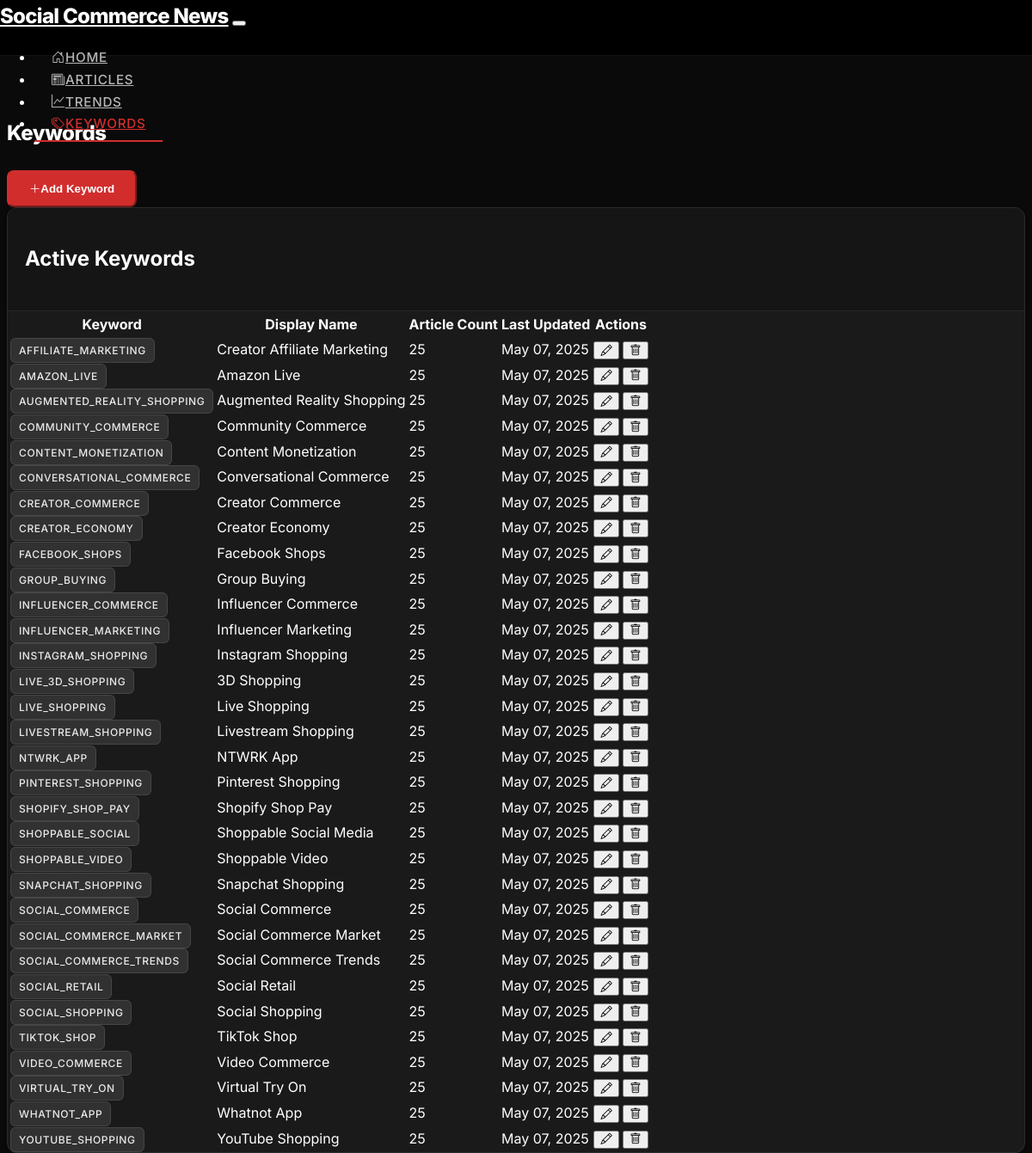
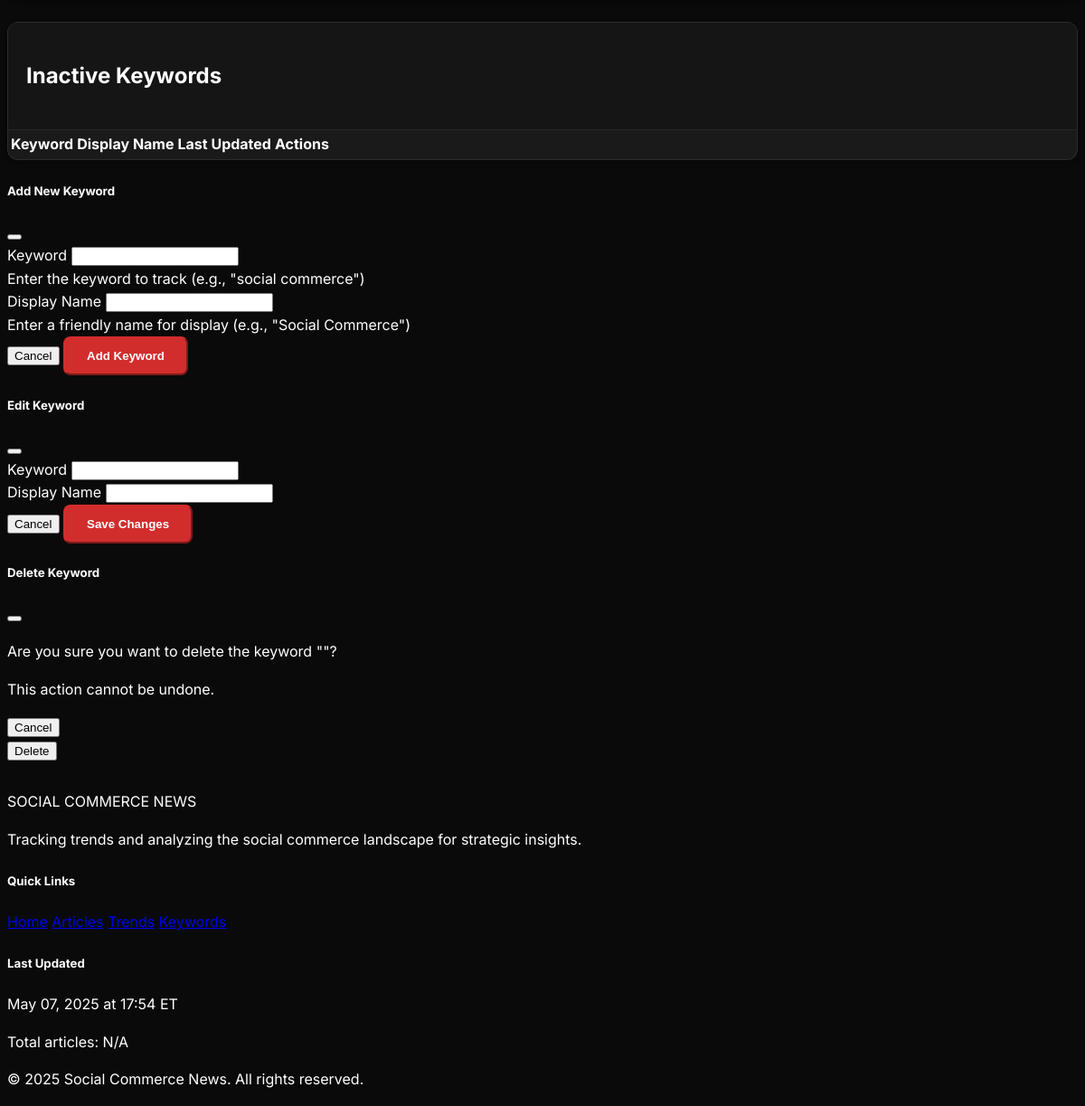
Screenshot of /keywords with the database file from the repository (2 pictures, top to bottom).
### models.py (models this page shows, shortened)
class Keyword(db.Model):
    id = db.Column(db.Integer, primary_key=True)
    name = db.Column(db.String(100), nullable=False)
    display_name = db.Column(db.String(100), nullable=False)
    active = db.Column(db.Boolean, default=True)
    created_at = db.Column(db.DateTime, default=datetime.utcnow)
    updated_at = db.Column(db.DateTime, default=datetime.utcnow, onupdate=datetime.utcnow)
    articles = db.relationship('Article', secondary='article_keyword', backref='keywords', lazy=True)

### main.py (the view)
@app.route('/keywords')
def manage_keywords():
    keywords = Keyword.query.order_by(Keyword.name).all()
    active_keywords = []
    inactive_keywords = []
    for k in keywords:
        article_count = len(k.articles)
        last_updated = k.updated_at if hasattr(k, 'updated_at') else None
        keyword_info = {
            'id': k.id,
            'name': k.name,
            'display_name': k.display_name,
            'article_count': article_count,
            'last_updated': last_updated
        }
        if k.active:
            active_keywords.append(keyword_info)
        else:
            inactive_keywords.append(keyword_info)
    now_utc = datetime.datetime.now()
    now_et = now_utc - timedelta(hours=4)  # Convert to Eastern Time
    return render_template(
        'keywords.html',
        active_keywords=active_keywords,
        inactive_keywords=inactive_keywords,
        now=now_utc,
        now_et=now_et
    )

### templates/keywords.html (shortened to what this page needs)
{% extends "base.html" %}
{% block content %}
<div class="container">
    <div class="d-flex justify-content-between align-items-center mb-4">
        <h1 class="section-heading mb-0">Keywords</h1>
        <div class="d-flex gap-2">
            <button type="button" class="btn btn-verge" data-bs-toggle="modal" data-bs-target="#addKeywordModal">
                <i class="bi bi-plus-lg me-2"></i>Add Keyword
            </button>
        </div>
    </div>
    <div class="card mb-4">
        <div class="card-header">
            <h2 class="h5 mb-0">Active Keywords</h2>
        </div>
        <div class="card-body">
            <div class="table-responsive">
                <table class="table table-hover">
                    <thead>
                        <tr>
                            <th>Keyword</th>
                            <th>Display Name</th>
                            <th>Article Count</th>
                            <th>Last Updated</th>
                            <th>Actions</th>
                        </tr>
                    </thead>
                    <tbody>
                        {% for keyword in active_keywords %}
                        <tr>
                            <td>
                                <span class="badge keyword-badge">{{ keyword.name }}</span>
                            </td>
                            <td>{{ keyword.display_name }}</td>
                            <td>{{ keyword.article_count }}</td>
                            <td>{{ keyword.last_updated.strftime('%B %d, %Y') if keyword.last_updated else 'Never' }}</td>
                            <td>
                                <div class="btn-group">
                                    <button type="button" class="btn btn-sm btn-outline-light"
                                            data-bs-toggle="modal"
                                            data-bs-target="#editKeywordModal"
                                            data-keyword-id="{{ keyword.id }}"
                                            data-keyword-name="{{ keyword.name }}"
                                            data-keyword-display="{{ keyword.display_name }}">
                                        <i class="bi bi-pencil"></i>
                                    </button>
                                    <button type="button" class="btn btn-sm btn-outline-danger"
                                            data-bs-toggle="modal"
                                            data-bs-target="#deleteKeywordModal"
                                            data-keyword-id="{{ keyword.id }}"
                                            data-keyword-name="{{ keyword.name }}">
                                        <i class="bi bi-trash"></i>
                                    </button>
                                </div>
                            </td>
                        </tr>
                        {% endfor %}
                    </tbody>
                </table>
            </div>
        </div>
    </div>
    <div class="card mb-4">
        <div class="card-header">
            <h2 class="h5 mb-0">Inactive Keywords</h2>
        </div>
        <div class="card-body">
            <div class="table-responsive">
                <table class="table table-hover">
                    <thead>
                        <tr>
                            <th>Keyword</th>
                            <th>Display Name</th>
                            <th>Last Updated</th>
                            <th>Actions</th>
                        </tr>
                    </thead>
                </table>
            </div>
        </div>
    </div>
</div>
<div class="modal fade" id="addKeywordModal" tabindex="-1">
    <div class="modal-dialog">
        <div class="modal-content">
            <div class="modal-header">
                <h5 class="modal-title">Add New Keyword</h5>
                <button type="button" class="btn-close" data-bs-dismiss="modal"></button>
            </div>
            <form action="{{ url_for('add_keyword') }}" method="POST">
                <div class="modal-body">
                    <div class="mb-3">
                        <label for="keyword" class="form-label">Keyword</label>
                        <input type="text" class="form-control" id="keyword" name="keyword" required>
                        <div class="form-text">Enter the keyword to track (e.g., "social commerce")</div>
                    </div>
                    <div class="mb-3">
                        <label for="display_name" class="form-label">Display Name</label>
                        <input type="text" class="form-control" id="display_name" name="display_name" required>
                        <div class="form-text">Enter a friendly name for display (e.g., "Social Commerce")</div>
                    </div>
                </div>
                <div class="modal-footer">
                    <button type="button" class="btn btn-outline-light" data-bs-dismiss="modal">Cancel</button>
                    <button type="submit" class="btn btn-verge">Add Keyword</button>
                </div>
            </form>
        </div>
    </div>
</div>
<div class="modal fade" id="editKeywordModal" tabindex="-1">
    <div class="modal-dialog">
        <div class="modal-content">
            <div class="modal-header">
                <h5 class="modal-title">Edit Keyword</h5>
                <button type="button" class="btn-close" data-bs-dismiss="modal"></button>
            </div>
            <form action="#" method="POST" id="editKeywordForm">
                <div class="modal-body">
                    <div class="mb-3">
                        <label for="edit_keyword" class="form-label">Keyword</label>
                        <input type="text" class="form-control" id="edit_keyword" name="keyword" required>
                    </div>
                    <div class="mb-3">
                        <label for="edit_display_name" class="form-label">Display Name</label>
                        <input type="text" class="form-control" id="edit_display_name" name="display_name" required>
                    </div>
                </div>
                <div class="modal-footer">
                    <button type="button" class="btn btn-outline-light" data-bs-dismiss="modal">Cancel</button>
                    <button type="submit" class="btn btn-verge">Save Changes</button>
                </div>
            </form>
        </div>
    </div>
</div>
<div class="modal fade" id="deleteKeywordModal" tabindex="-1">
    <div class="modal-dialog">
        <div class="modal-content">
            <div class="modal-header">
                <h5 class="modal-title">Delete Keyword</h5>
                <button type="button" class="btn-close" data-bs-dismiss="modal"></button>
            </div>
            <div class="modal-body">
                <p>Are you sure you want to delete the keyword ""?</p>
                <p class="text-danger">This action cannot be undone.</p>
            </div>
            <div class="modal-footer">
                <button type="button" class="btn btn-outline-light" data-bs-dismiss="modal">Cancel</button>
                <form action="#" method="POST" id="deleteKeywordForm" class="d-inline">
                    <button type="submit" class="btn btn-danger">Delete</button>
                </form>
            </div>
        </div>
    </div>
</div>
{% endblock %}

### templates/base.html (shortened to what this page needs)
<!DOCTYPE html>
<html lang="en" data-bs-theme="dark">
<head>
    <link rel="stylesheet" href="https://cdn.replit.com/agent/bootstrap-agent-dark-theme.min.css">
    <link rel="stylesheet" href="https://cdn.jsdelivr.net/npm/bootstrap-icons@1.11.1/font/bootstrap-icons.css">
</head>
<body>
    <nav class="navbar navbar-expand-lg navbar-verge">
        <div class="container">
            <a class="navbar-brand" href="/">Social Commerce News</a>
            <button class="navbar-toggler" type="button" data-bs-toggle="collapse" data-bs-target="#navbarNav">
            </button>
            <div class="collapse navbar-collapse" id="navbarNav">
                <ul class="navbar-nav ms-auto">
                    <li class="nav-item">
                        <a class="nav-link {% if request.endpoint == 'index' %}active{% endif %}" href="/">
                            <i class="bi bi-house-door me-1"></i>Home
                        </a>
                    </li>
                    <li class="nav-item">
                        <a class="nav-link {% if request.endpoint == 'articles_list' %}active{% endif %}" href="/articles">
                            <i class="bi bi-newspaper me-1"></i>Articles
                        </a>
                    </li>
                    <li class="nav-item">
                        <a class="nav-link {% if request.endpoint == 'trends_analysis' %}active{% endif %}" href="/trends">
                            <i class="bi bi-graph-up me-1"></i>Trends
                        </a>
                    </li>
                    <li class="nav-item">
                        <a class="nav-link {% if request.endpoint == 'manage_keywords' %}active{% endif %}" href="/keywords">
                            <i class="bi bi-tags me-1"></i>Keywords
                        </a>
                    </li>
                </ul>
            </div>
        </div>
    </nav>
    <div class="content-wrapper">
        {% block content %}{% endblock %}
    </div>
    <footer class="site-footer">
        <div class="container">
            <div class="row">
                <div class="col-md-4">
                    <div class="footer-logo">SOCIAL COMMERCE NEWS</div>
                    <p>Tracking trends and analyzing the social commerce landscape for strategic insights.</p>
                </div>
                <div class="col-md-4">
                    <h5>Quick Links</h5>
                    <div class="footer-links">
                        <a href="/">Home</a>
                        <a href="/articles">Articles</a>
                        <a href="/trends">Trends</a>
                        <a href="/keywords">Keywords</a>
                    </div>
                </div>
                <div class="col-md-4">
                    <h5>Last Updated</h5>
                    <p>{{ now_et.strftime('%B %d, %Y at %H:%M') }} ET</p>
                    <p>Total articles: {{ article_count if article_count is defined else 'N/A' }}</p>
                </div>
            </div>
            <div class="row mt-4">
                <div class="col-12 text-center">
                    <p class="mb-0">&copy; {{ now.year if now is defined else '2025' }} Social Commerce News. All rights reserved.</p>
                </div>
            </div>
        </div>
    </footer>
</body>
</html>

### templates/base.html (style rules this page uses)
:root { --verge-accent: #d22d2d; --verge-accent-hover: #af2121; --verge-header-bg: rgba(0, 0, 0, 0.95); --verge-dark-bg: #0a0a0a; --verge-card-bg: #1a1a1a; --verge-border-color: rgba(255, 255, 255, 0.08); --verge-nav-height: 64px; --verge-headline-font: 'Inter', -apple-system, BlinkMacSystemFont, "Segoe UI", Roboto, sans-serif; --card-border-radius: 12px; --card-box-shadow: 0 4px 6px -1px rgba(0, 0, 0, 0.1), 0 2px 4px -1px rgba(0, 0, 0, 0.06); --transition-base: all 0.2s cubic-bezier(0.4, 0, 0.2, 1); }
body { background-color: var(--verge-dark-bg); color: #fff; font-family: var(--verge-headline-font); padding-top: var(--verge-nav-height); line-height: 1.6; }
.content-wrapper { padding-top: 2rem; padding-bottom: 2rem; }
.navbar-verge { background-color: var(--verge-header-bg); height: var(--verge-nav-height); border-bottom: 1px solid var(--verge-border-color); position: fixed; top: 0; right: 0; left: 0; z-index: 1030; backdrop-filter: blur(10px); -webkit-backdrop-filter: blur(10px); }
.navbar-brand { font-family: var(--verge-headline-font); font-weight: 800; letter-spacing: -0.03em; font-size: 1.5rem; color: #fff; padding: 0.5rem 0; }
.navbar-verge .nav-link { color: rgba(255,255,255,.7); font-weight: 500; padding: 0.75rem 1.25rem; font-size: 0.95rem; text-transform: uppercase; letter-spacing: 0.05em; transition: var(--transition-base); position: relative; }
.navbar-verge .nav-link::after { content: ''; position: absolute; bottom: 0; left: 50%; width: 0; height: 2px; background-color: var(--verge-accent); transition: var(--transition-base); transform: translateX(-50%); }
.navbar-verge .nav-link.active { color: var(--verge-accent); }
.navbar-verge .nav-link.active::after { width: 100%; }
.btn-verge { background-color: var(--verge-accent); border-color: var(--verge-accent); color: #fff; padding: 0.75rem 1.5rem; font-weight: 600; border-radius: 8px; transition: var(--transition-base); }
.card { border-radius: var(--card-border-radius); background-color: var(--verge-card-bg); border: 1px solid var(--verge-border-color); box-shadow: var(--card-box-shadow); margin-bottom: 1.5rem; transition: var(--transition-base); }
.card-header { background-color: rgba(0, 0, 0, 0.2); border-bottom: 1px solid var(--verge-border-color); font-family: var(--verge-headline-font); font-weight: 700; padding: 1.25rem; }
.badge { font-weight: 500; padding: 0.5em 0.75em; border-radius: 6px; font-size: 0.75rem; text-transform: uppercase; letter-spacing: 0.05em; }
.keyword-badge { background-color: rgba(255,255,255,.1); color: rgba(255,255,255,.9); border: 1px solid rgba(255,255,255,.1); }
.section-heading { font-family: var(--verge-headline-font); font-weight: 800; font-size: 1.5rem; margin: 2rem 0 1.5rem; color: #fff; letter-spacing: -0.02em; }

### rows the page displays
Keyword: name "AFFILIATE_MARKETING", display_name "Creator Affiliate Marketing", article_count "25", last_updated "May 07, 2025"
Keyword: name "AMAZON_LIVE", display_name "Amazon Live", article_count "25", last_updated "May 07, 2025"
Keyword: name "AUGMENTED_REALITY_SHOPPING", display_name "Augmented Reality Shopping", article_count "25", last_updated "May 07, 2025"
Keyword: name "COMMUNITY_COMMERCE", display_name "Community Commerce", article_count "25", last_updated "May 07, 2025"
Keyword: name "CONTENT_MONETIZATION", display_name "Content Monetization", article_count "25", last_updated "May 07, 2025"
Keyword: name "CONVERSATIONAL_COMMERCE", display_name "Conversational Commerce", article_count "25", last_updated "May 07, 2025"
Keyword: name "CREATOR_COMMERCE", display_name "Creator Commerce", article_count "25", last_updated "May 07, 2025"
Keyword: name "CREATOR_ECONOMY", display_name "Creator Economy", article_count "25", last_updated "May 07, 2025"
Keyword: name "FACEBOOK_SHOPS", display_name "Facebook Shops", article_count "25", last_updated "May 07, 2025"
Keyword: name "GROUP_BUYING", display_name "Group Buying", article_count "25", last_updated "May 07, 2025"
Keyword: name "INFLUENCER_COMMERCE", display_name "Influencer Commerce", article_count "25", last_updated "May 07, 2025"
Keyword: name "INFLUENCER_MARKETING", display_name "Influencer Marketing", article_count "25", last_updated "May 07, 2025"
Keyword: name "INSTAGRAM_SHOPPING", display_name "Instagram Shopping", article_count "25", last_updated "May 07, 2025"
Keyword: name "LIVE_3D_SHOPPING", display_name "3D Shopping", article_count "25", last_updated "May 07, 2025"
Keyword: name "LIVE_SHOPPING", display_name "Live Shopping", article_count "25", last_updated "May 07, 2025"
Keyword: name "LIVESTREAM_SHOPPING", display_name "Livestream Shopping", article_count "25", last_updated "May 07, 2025"
Keyword: name "NTWRK_APP", display_name "NTWRK App", article_count "25", last_updated "May 07, 2025"
Keyword: name "PINTEREST_SHOPPING", display_name "Pinterest Shopping", article_count "25", last_updated "May 07, 2025"
Keyword: name "SHOPIFY_SHOP_PAY", display_name "Shopify Shop Pay", article_count "25", last_updated "May 07, 2025"
Keyword: name "SHOPPABLE_SOCIAL", display_name "Shoppable Social Media", article_count "25", last_updated "May 07, 2025"
Keyword: name "SHOPPABLE_VIDEO", display_name "Shoppable Video", article_count "25", last_updated "May 07, 2025"
Keyword: name "SNAPCHAT_SHOPPING", display_name "Snapchat Shopping", article_count "25", last_updated "May 07, 2025"
Keyword: name "SOCIAL_COMMERCE", display_name "Social Commerce", article_count "25", last_updated "May 07, 2025"
Keyword: name "SOCIAL_COMMERCE_MARKET", display_name "Social Commerce Market", article_count "25", last_updated "May 07, 2025"
Keyword: name "SOCIAL_COMMERCE_TRENDS", display_name "Social Commerce Trends", article_count "25", last_updated "May 07, 2025"
Keyword: name "SOCIAL_RETAIL", display_name "Social Retail", article_count "25", last_updated "May 07, 2025"
Keyword: name "SOCIAL_SHOPPING", display_name "Social Shopping", article_count "25", last_updated "May 07, 2025"
Keyword: name "TIKTOK_SHOP", display_name "TikTok Shop", article_count "25", last_updated "May 07, 2025"
Keyword: name "VIDEO_COMMERCE", display_name "Video Commerce", article_count "25", last_updated "May 07, 2025"
Keyword: name "VIRTUAL_TRY_ON", display_name "Virtual Try On", article_count "25", last_updated "May 07, 2025"
Keyword: name "WHATNOT_APP", display_name "Whatnot App", article_count "25", last_updated "May 07, 2025"
Keyword: name "YOUTUBE_SHOPPING", display_name "YouTube Shopping", article_count "25", last_updated "May 07, 2025"

### other values shown
{{ article_count if article_count is defined else 'N/A' }} "N/A"
